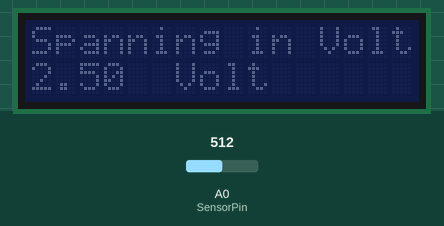
Recording of a sketch running on a simulated Arduino Uno, built with avr-gcc and run on an emulated ATmega328P. Shown: 16×2 character LCD. The inputs (shaded band) are chosen by the test bench; at power-on: A0 (SensorPin) = 512.

Above: at 1.2 s.
1.3 s: A0 (SensorPin) set to 716
At 2.4 s:
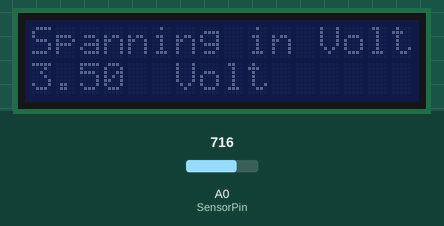
2.8 s: A0 (SensorPin) set to 900
At 3.7 s:
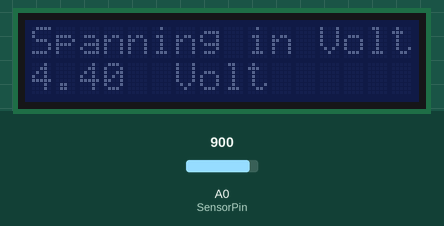
4.6 s: A0 (SensorPin) set to 1023
At 6.2 s:
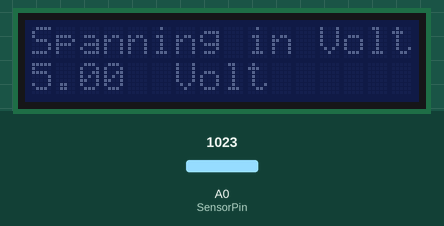
Timing chart, 0 to 7.7 s (numbered marks = the images above; inputs shaded):
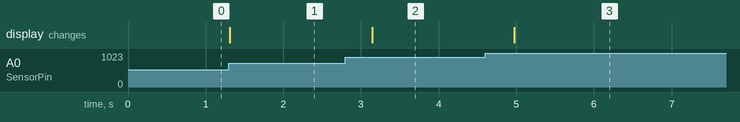

Measured:
- after the input at 1.3 s, the display: changes at once (image 1)
- after the input at 2.8 s, the display: changes after 0.34 s (image 2)
- after the input at 4.6 s, the display: changes after 0.37 s (image 3)

The sketch:

1_Spanning_Meten_op_LCD.ino
```cpp
// Hobbyelectronica Backpack shield

#include <Wire.h>
#include <LiquidCrystal_PCF8574.h>

LiquidCrystal_PCF8574 MyDisplay(0x27);  // Set the MyDisplay I2C address

int SensorPin = A0;       // Input van de potmeter
int meetwaarde = 0;       // Een spanning, te meten op A0
float echtewaarde = 0;    // float is een getal met decimalen

void setup()
{
  MyDisplay.begin(16, 2);
  MyDisplay.setCursor(0, 0);
  MyDisplay.print("Spanning in Volt");
}


void loop()
{
  MyDisplay.setCursor(0, 1);
  meetwaarde = analogRead(SensorPin);                      // lees de meetwaarde:
  echtewaarde = map(meetwaarde, 0, 1023, 0, 5000) / 1000.; // Reken de meetwaarde om naar floating point 0-5 Volt door te delen door 1000
  MyDisplay.print(echtewaarde, 2);                         // Zet op het display met twee decimalen
  MyDisplay.print("  Volt");
  delay(600);
}
```
